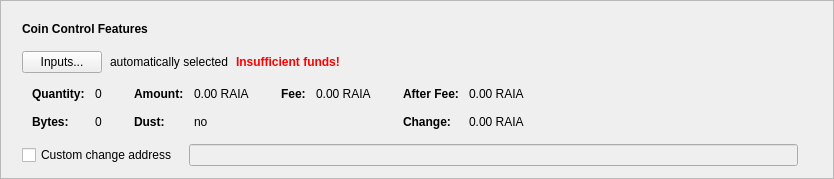
      <widget class="QFrame" name="frameCoinControl">
       <property name="sizePolicy">
        <sizepolicy hsizetype="Expanding" vsizetype="Fixed">
         <horstretch>0</horstretch>
         <verstretch>0</verstretch>
        </sizepolicy>
       </property>
       <property name="frameShape">
        <enum>QFrame::StyledPanel</enum>
       </property>
       <property name="frameShadow">
        <enum>QFrame::Raised</enum>
       </property>
       <layout class="QVBoxLayout" name="verticalLayout_2">
        <item>
         <layout class="QVBoxLayout" name="verticalLayoutCoinControl" stretch="0,0,0,0,0">
          <property name="spacing">
           <number>0</number>
          </property>
          <property name="sizeConstraint">
           <enum>QLayout::SetDefaultConstraint</enum>
          </property>
          <property name="leftMargin">
           <number>10</number>
          </property>
          <property name="topMargin">
           <number>10</number>
          </property>
          <item>
           <layout class="QHBoxLayout" name="horizontalLayoutCoinControl1">
            <property name="bottomMargin">
             <number>15</number>
            </property>
            <item>
             <widget class="QLabel" name="labelCoinControlFeatures">
              <property name="sizePolicy">
               <sizepolicy hsizetype="Preferred" vsizetype="Maximum">
                <horstretch>0</horstretch>
                <verstretch>0</verstretch>
               </sizepolicy>
              </property>
              <property name="font">
               <font>
                <weight>75</weight>
                <bold>true</bold>
               </font>
              </property>
              <property name="styleSheet">
               <string notr="true">font-weight:bold;</string>
              </property>
              <property name="text">
               <string>Coin Control Features</string>
              </property>
             </widget>
            </item>
           </layout>
          </item>
          <item>
           <layout class="QHBoxLayout" name="horizontalLayoutCoinControl2" stretch="0,0,0,0">
            <property name="spacing">
             <number>8</number>
            </property>
            <property name="bottomMargin">
             <number>10</number>
            </property>
            <item>
             <widget class="QPushButton" name="pushButtonCoinControl">
              <property name="styleSheet">
               <string notr="true"/>
              </property>
              <property name="text">
               <string>Inputs...</string>
              </property>
              <property name="autoDefault">
               <bool>false</bool>
              </property>
             </widget>
            </item>
            <item>
             <widget class="QLabel" name="labelCoinControlAutomaticallySelected">
              <property name="text">
               <string>automatically selected</string>
              </property>
              <property name="margin">
               <number>5</number>
              </property>
             </widget>
            </item>
            <item>
             <widget class="QLabel" name="labelCoinControlInsuffFunds">
              <property name="font">
               <font>
                <weight>75</weight>
                <bold>true</bold>
               </font>
              </property>
              <property name="styleSheet">
               <string notr="true">color:red;font-weight:bold;</string>
              </property>
              <property name="text">
               <string>Insufficient funds!</string>
              </property>
              <property name="margin">
               <number>5</number>
              </property>
             </widget>
            </item>
            <item>
             <spacer name="horizontalSpacerCoinControl">
              <property name="orientation">
               <enum>Qt::Horizontal</enum>
              </property>
              <property name="sizeHint" stdset="0">
               <size>
                <width>40</width>
                <height>1</height>
               </size>
              </property>
             </spacer>
            </item>
           </layout>
          </item>
          <item>
           <widget class="QWidget" name="widgetCoinControl" native="true">
            <property name="sizePolicy">
             <sizepolicy hsizetype="Preferred" vsizetype="Preferred">
              <horstretch>0</horstretch>
              <verstretch>0</verstretch>
             </sizepolicy>
            </property>
            <property name="minimumSize">
             <size>
              <width>0</width>
              <height>0</height>
             </size>
            </property>
            <property name="styleSheet">
             <string notr="true"/>
            </property>
            <layout class="QHBoxLayout" name="horizontalLayoutCoinControl5">
             <property name="leftMargin">
              <number>0</number>
             </property>
             <property name="topMargin">
              <number>0</number>
             </property>
             <property name="rightMargin">
              <number>0</number>
             </property>
             <property name="bottomMargin">
              <number>0</number>
             </property>
             <item>
              <layout class="QHBoxLayout" name="horizontalLayoutCoinControl3" stretch="0,0,0,1">
               <property name="spacing">
                <number>20</number>
               </property>
               <property name="topMargin">
                <number>0</number>
               </property>
               <property name="bottomMargin">
                <number>10</number>
               </property>
               <item>
                <layout class="QFormLayout" name="formLayoutCoinControl1">
                 <property name="horizontalSpacing">
                  <number>10</number>
                 </property>
                 <property name="verticalSpacing">
                  <number>14</number>
                 </property>
                 <property name="leftMargin">
                  <number>10</number>
                 </property>
                 <property name="topMargin">
                  <number>4</number>
                 </property>
                 <property name="rightMargin">
                  <number>6</number>
                 </property>
                 <item row="0" column="0">
                  <widget class="QLabel" name="labelCoinControlQuantityText">
                   <property name="font">
                    <font>
                     <weight>75</weight>
                     <bold>true</bold>
                    </font>
                   </property>
                   <property name="text">
                    <string>Quantity:</string>
                   </property>
                   <property name="margin">
                    <number>0</number>
                   </property>
                  </widget>
                 </item>
                 <item row="0" column="1">
                  <widget class="QLabel" name="labelCoinControlQuantity">
                   <property name="cursor">
                    <cursorShape>IBeamCursor</cursorShape>
                   </property>
                   <property name="contextMenuPolicy">
                    <enum>Qt::ActionsContextMenu</enum>
                   </property>
                   <property name="text">
                    <string notr="true">0</string>
                   </property>
                   <property name="margin">
                    <number>0</number>
                   </property>
                   <property name="textInteractionFlags">
                    <set>Qt::LinksAccessibleByMouse|Qt::TextSelectableByKeyboard|Qt::TextSelectableByMouse</set>
                   </property>
                  </widget>
                 </item>
                 <item row="1" column="0">
                  <widget class="QLabel" name="labelCoinControlBytesText">
                   <property name="font">
                    <font>
                     <weight>75</weight>
                     <bold>true</bold>
                    </font>
                   </property>
                   <property name="text">
                    <string>Bytes:</string>
                   </property>
                  </widget>
                 </item>
                 <item row="1" column="1">
                  <widget class="QLabel" name="labelCoinControlBytes">
                   <property name="cursor">
                    <cursorShape>IBeamCursor</cursorShape>
                   </property>
                   <property name="contextMenuPolicy">
                    <enum>Qt::ActionsContextMenu</enum>
                   </property>
                   <property name="text">
                    <string notr="true">0</string>
                   </property>
                   <property name="textInteractionFlags">
                    <set>Qt::LinksAccessibleByMouse|Qt::TextSelectableByKeyboard|Qt::TextSelectableByMouse</set>
                   </property>
                  </widget>
                 </item>
                </layout>
               </item>
               <item>
                <layout class="QFormLayout" name="formLayoutCoinControl2">
                 <property name="horizontalSpacing">
                  <number>10</number>
                 </property>
                 <property name="verticalSpacing">
                  <number>14</number>
                 </property>
                 <property name="leftMargin">
                  <number>6</number>
                 </property>
                 <property name="topMargin">
                  <number>4</number>
                 </property>
                 <property name="rightMargin">
                  <number>6</number>
                 </property>
                 <item row="0" column="0">
                  <widget class="QLabel" name="labelCoinControlAmountText">
                   <property name="font">
                    <font>
                     <weight>75</weight>
                     <bold>true</bold>
                    </font>
                   </property>
                   <property name="text">
                    <string>Amount:</string>
                   </property>
                   <property name="margin">
                    <number>0</number>
                   </property>
                  </widget>
                 </item>
                 <item row="0" column="1">
                  <widget class="QLabel" name="labelCoinControlAmount">
                   <property name="cursor">
                    <cursorShape>IBeamCursor</cursorShape>
                   </property>
                   <property name="contextMenuPolicy">
                    <enum>Qt::ActionsContextMenu</enum>
                   </property>
                   <property name="text">
                    <string notr="true">0.00 RAIA</string>
                   </property>
                   <property name="textInteractionFlags">
                    <set>Qt::LinksAccessibleByMouse|Qt::TextSelectableByKeyboard|Qt::TextSelectableByMouse</set>
                   </property>
                  </widget>
                 </item>
                 <item row="1" column="0">
                  <widget class="QLabel" name="labelCoinControlLowOutputText">
                   <property name="font">
                    <font>
                     <weight>75</weight>
                     <bold>true</bold>
                    </font>
                   </property>
                   <property name="text">
                    <string>Dust:</string>
                   </property>
                  </widget>
                 </item>
                 <item row="1" column="1">
                  <widget class="QLabel" name="labelCoinControlLowOutput">
                   <property name="cursor">
                    <cursorShape>IBeamCursor</cursorShape>
                   </property>
                   <property name="contextMenuPolicy">
                    <enum>Qt::ActionsContextMenu</enum>
                   </property>
                   <property name="text">
                    <string notr="true">no</string>
                   </property>
                   <property name="textInteractionFlags">
                    <set>Qt::LinksAccessibleByMouse|Qt::TextSelectableByKeyboard|Qt::TextSelectableByMouse</set>
                   </property>
                  </widget>
                 </item>
                </layout>
               </item>
               <item>
                <layout class="QFormLayout" name="formLayoutCoinControl3">
                 <property name="horizontalSpacing">
                  <number>10</number>
                 </property>
                 <property name="verticalSpacing">
                  <number>14</number>
                 </property>
                 <property name="leftMargin">
                  <number>6</number>
                 </property>
                 <property name="topMargin">
                  <number>4</number>
                 </property>
                 <property name="rightMargin">
                  <number>6</number>
                 </property>
                 <item row="0" column="0">
                  <widget class="QLabel" name="labelCoinControlFeeText">
                   <property name="font">
                    <font>
                     <weight>75</weight>
                     <bold>true</bold>
                    </font>
                   </property>
                   <property name="text">
                    <string>Fee:</string>
                   </property>
                   <property name="margin">
                    <number>0</number>
                   </property>
                  </widget>
                 </item>
                 <item row="0" column="1">
                  <widget class="QLabel" name="labelCoinControlFee">
                   <property name="cursor">
                    <cursorShape>IBeamCursor</cursorShape>
                   </property>
                   <property name="contextMenuPolicy">
                    <enum>Qt::ActionsContextMenu</enum>
                   </property>
                   <property name="text">
                    <string notr="true">0.00 RAIA</string>
                   </property>
                   <property name="textInteractionFlags">
                    <set>Qt::LinksAccessibleByMouse|Qt::TextSelectableByKeyboard|Qt::TextSelectableByMouse</set>
                   </property>
                  </widget>
                 </item>
                </layout>
               </item>
               <item>
                <layout class="QFormLayout" name="formLayoutCoinControl4">
                 <property name="horizontalSpacing">
                  <number>10</number>
                 </property>
                 <property name="verticalSpacing">
                  <number>14</number>
                 </property>
                 <property name="leftMargin">
                  <number>6</number>
                 </property>
                 <property name="topMargin">
                  <number>4</number>
                 </property>
                 <property name="rightMargin">
                  <number>6</number>
                 </property>
                 <item row="0" column="0">
                  <widget class="QLabel" name="labelCoinControlAfterFeeText">
                   <property name="font">
                    <font>
                     <weight>75</weight>
                     <bold>true</bold>
                    </font>
                   </property>
                   <property name="text">
                    <string>After Fee:</string>
                   </property>
                   <property name="margin">
                    <number>0</number>
                   </property>
                  </widget>
                 </item>
                 <item row="0" column="1">
                  <widget class="QLabel" name="labelCoinControlAfterFee">
                   <property name="cursor">
                    <cursorShape>IBeamCursor</cursorShape>
                   </property>
                   <property name="contextMenuPolicy">
                    <enum>Qt::ActionsContextMenu</enum>
                   </property>
                   <property name="text">
                    <string notr="true">0.00 RAIA</string>
                   </property>
                   <property name="textInteractionFlags">
                    <set>Qt::LinksAccessibleByMouse|Qt::TextSelectableByKeyboard|Qt::TextSelectableByMouse</set>
                   </property>
                  </widget>
                 </item>
                 <item row="1" column="0">
                  <widget class="QLabel" name="labelCoinControlChangeText">
                   <property name="font">
                    <font>
                     <weight>75</weight>
                     <bold>true</bold>
                    </font>
                   </property>
                   <property name="text">
                    <string>Change:</string>
                   </property>
                  </widget>
                 </item>
                 <item row="1" column="1">
                  <widget class="QLabel" name="labelCoinControlChange">
                   <property name="cursor">
                    <cursorShape>IBeamCursor</cursorShape>
                   </property>
                   <property name="contextMenuPolicy">
                    <enum>Qt::ActionsContextMenu</enum>
                   </property>
                   <property name="text">
                    <string notr="true">0.00 RAIA</string>
                   </property>
                   <property name="textInteractionFlags">
                    <set>Qt::LinksAccessibleByMouse|Qt::TextSelectableByKeyboard|Qt::TextSelectableByMouse</set>
                   </property>
                  </widget>
                 </item>
                </layout>
               </item>
              </layout>
             </item>
            </layout>
           </widget>
          </item>
          <item>
           <layout class="QHBoxLayout" name="horizontalLayoutCoinControl4" stretch="0,0,0">
            <property name="spacing">
             <number>12</number>
            </property>
            <property name="sizeConstraint">
             <enum>QLayout::SetDefaultConstraint</enum>
            </property>
            <property name="topMargin">
             <number>5</number>
            </property>
            <property name="rightMargin">
             <number>5</number>
            </property>
            <item>
             <widget class="QCheckBox" name="checkBoxCoinControlChange">
              <property name="toolTip">
               <string>If this is activated, but the change address is empty or invalid, change will be sent to a newly generated address.</string>
              </property>
              <property name="text">
               <string>Custom change address</string>
              </property>
             </widget>
            </item>
            <item>
             <widget class="QValidatedLineEdit" name="lineEditCoinControlChange">
              <property name="enabled">
               <bool>false</bool>
              </property>
              <property name="sizePolicy">
               <sizepolicy hsizetype="Expanding" vsizetype="Fixed">
                <horstretch>0</horstretch>
                <verstretch>0</verstretch>
               </sizepolicy>
              </property>
             </widget>
            </item>
            <item>
             <widget class="QLabel" name="labelCoinControlChangeLabel">
              <property name="sizePolicy">
               <sizepolicy hsizetype="Preferred" vsizetype="Expanding">
                <horstretch>0</horstretch>
                <verstretch>0</verstretch>
               </sizepolicy>
              </property>
              <property name="minimumSize">
               <size>
                <width>0</width>
                <height>0</height>
               </size>
              </property>
              <property name="text">
               <string/>
              </property>
              <property name="margin">
               <number>3</number>
              </property>
             </widget>
            </item>
           </layout>
          </item>
          <item>
           <spacer name="verticalSpacerCoinControl">
            <property name="orientation">
             <enum>Qt::Vertical</enum>
            </property>
            <property name="sizeType">
             <enum>QSizePolicy::Expanding</enum>
            </property>
            <property name="sizeHint" stdset="0">
             <size>
              <width>800</width>
              <height>1</height>
             </size>
            </property>
           </spacer>
          </item>
         </layout>
        </item>
       </layout>
      </widget>
